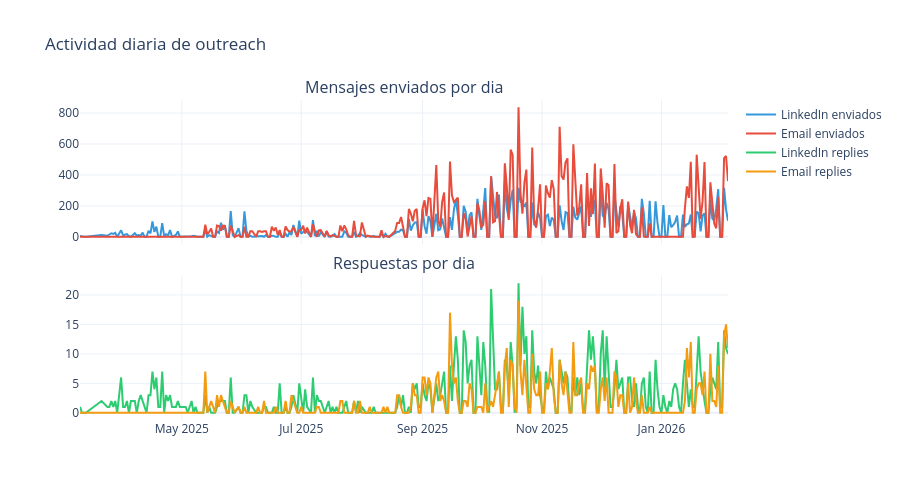

Here is the notebook cell this chart was saved with:
### Code cell
# Serie temporal de actividad diaria
fig = make_subplots(rows=2, cols=1, shared_xaxes=True,
                    subplot_titles=['Mensajes enviados por dia', 'Respuestas por dia'],
                    vertical_spacing=0.1)

fig.add_trace(
    go.Scatter(x=daily['date'], y=daily['linkedin_messages_sent'],
               name='LinkedIn enviados', line=dict(color='#3498db')),
    row=1, col=1
)
fig.add_trace(
    go.Scatter(x=daily['date'], y=daily['email_sent'],
               name='Email enviados', line=dict(color='#e74c3c')),
    row=1, col=1
)

fig.add_trace(
    go.Scatter(x=daily['date'], y=daily['linkedin_replies'],
               name='LinkedIn replies', line=dict(color='#2ecc71')),
    row=2, col=1
)
fig.add_trace(
    go.Scatter(x=daily['date'], y=daily['email_replies'],
               name='Email replies', line=dict(color='#f39c12')),
    row=2, col=1
)

fig.update_layout(height=500, title='Actividad diaria de outreach')
fig.show()

### Figure 1 — Plotly figure (JSON) as saved in the notebook; plotly's stock layout.template omitted (floating-point values rounded to 4 significant figures; data arrays with more than 128 entries replaced by an {"elided": "..."} marker saying what was removed)
{"data": [{"line": {"color": "#3498db"}, "name": "LinkedIn enviados", "type": "scatter", "x": {"elided": "310 str values"}, "xaxis": "x", "y": {"elided": "310 int values"}, "yaxis": "y"}, {"line": {"color": "#e74c3c"}, "name": "Email enviados", "type": "scatter", "x": {"elided": "310 str values"}, "xaxis": "x", "y": {"elided": "310 int values"}, "yaxis": "y"}, {"line": {"color": "#2ecc71"}, "name": "LinkedIn replies", "type": "scatter", "x": {"elided": "310 str values"}, "xaxis": "x2", "y": {"elided": "310 int values"}, "yaxis": "y2"}, {"line": {"color": "#f39c12"}, "name": "Email replies", "type": "scatter", "x": {"elided": "310 str values"}, "xaxis": "x2", "y": {"elided": "310 int values"}, "yaxis": "y2"}], "layout": {"annotations": [{"font": {"size": 16}, "showarrow": false, "text": "Mensajes enviados por dia", "x": 0.5, "xanchor": "center", "xref": "paper", "y": 1, "yanchor": "bottom", "yref": "paper"}, {"font": {"size": 16}, "showarrow": false, "text": "Respuestas por dia", "x": 0.5, "xanchor": "center", "xref": "paper", "y": 0.45, "yanchor": "bottom", "yref": "paper"}], "height": 500, "title": {"text": "Actividad diaria de outreach"}, "xaxis": {"anchor": "y", "domain": [0, 1], "matches": "x2", "showticklabels": false}, "xaxis2": {"anchor": "y2", "domain": [0, 1]}, "yaxis": {"anchor": "x", "domain": [0.55, 1]}, "yaxis2": {"anchor": "x2", "domain": [0, 0.45]}}}
